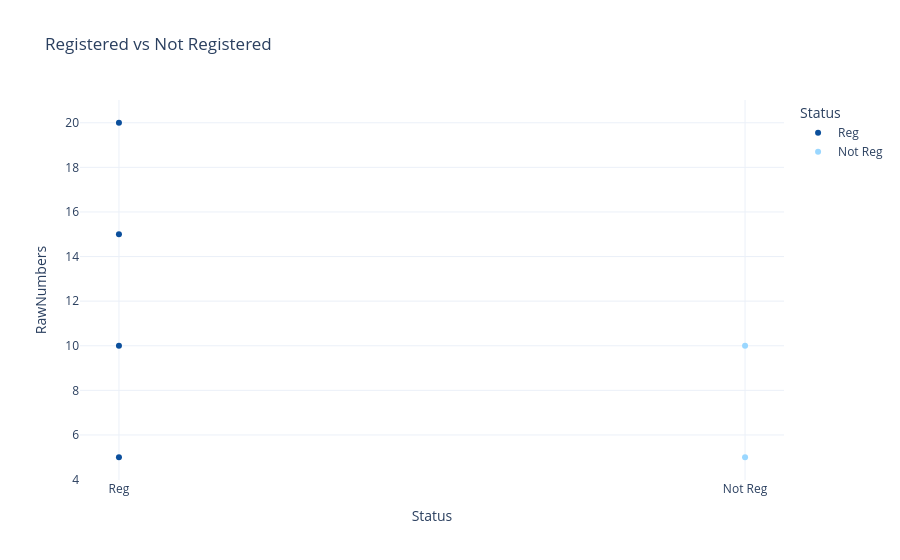

Notebook code for this chart:
### Code cell
# This code creates a practice scatterplot using the shared color map.
fig3 = px.scatter(
    vote_2024_copy,
    x="Status",
    y="RawNumbers",
    color="Status",
    title="Registered vs Not Registered",
    color_discrete_map=COLOR_MAP
)
fig3.show()

### Figure 1 — Plotly figure (JSON) as saved in the notebook; plotly's stock layout.template omitted (floating-point values rounded to 4 significant figures)
{"data": [{"hovertemplate": "Status=%{x}<br>RawNumbers=%{y}<extra></extra>", "legendgroup": "Reg", "marker": {"color": "#0B4F9C", "symbol": "circle"}, "mode": "markers", "name": "Reg", "orientation": "v", "showlegend": true, "type": "scatter", "x": ["Reg", "Reg", "Reg", "Reg"], "xaxis": "x", "y": [10, 20, 15, 5], "yaxis": "y"}, {"hovertemplate": "Status=%{x}<br>RawNumbers=%{y}<extra></extra>", "legendgroup": "Not Reg", "marker": {"color": "#9AD7FF", "symbol": "circle"}, "mode": "markers", "name": "Not Reg", "orientation": "v", "showlegend": true, "type": "scatter", "x": ["Not Reg", "Not Reg"], "xaxis": "x", "y": [5, 10], "yaxis": "y"}], "layout": {"legend": {"title": {"text": "Status"}, "tracegroupgap": 0}, "title": {"text": "Registered vs Not Registered"}, "xaxis": {"anchor": "y", "categoryarray": ["Reg", "Not Reg"], "categoryorder": "array", "domain": [0, 1], "title": {"text": "Status"}}, "yaxis": {"anchor": "x", "domain": [0, 1], "title": {"text": "RawNumbers"}}}}
